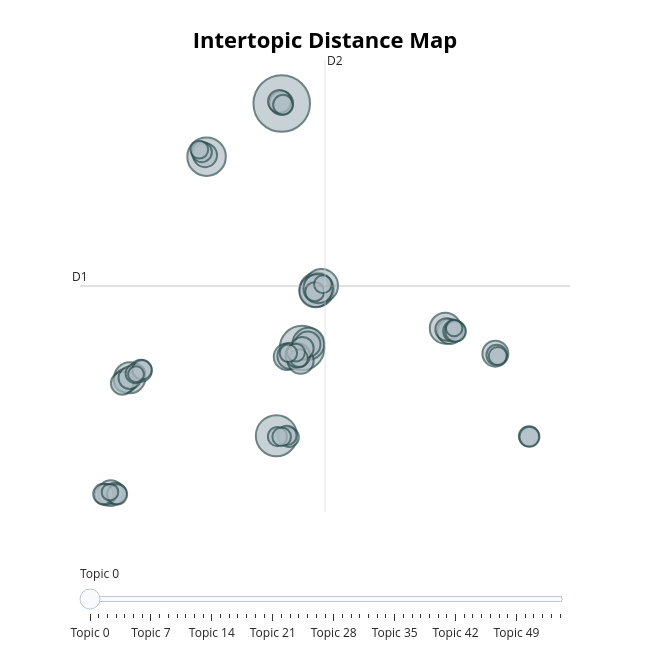

Notebook code cell kept with this figure:
### Code cell
#Intertopic distance map
result_ts["topic_model"].visualize_topics()
